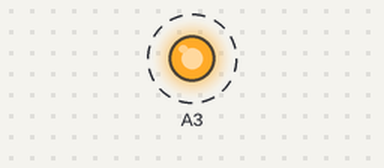
Bench run of a sketch on a simulated STM32 Nucleo. Parts: output pins drawn as LEDs (lit = HIGH). Dashed ring = blinking.

Above: at 0.5 s.
Timing chart, 0 to 4.6 s (numbered marks = the images above):
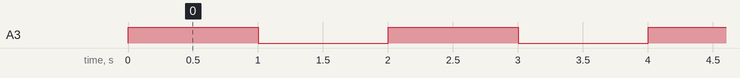

Measured:
- by itself, A3: alternates HIGH for 1.0 s and LOW for 1.0 s

The sketch:

01_Practica_MCU_Registros.ino
```cpp
/*
 * Nombre: Blinking LED using registers
 * Descripcion: Utilizando la NUCLEO-L031K6 encenderemos el LED PB3 utilizando solo los registros
 *
 */

void setup()
{
  // Habilitar el reloj del GPIOB
  // Es necesario habilitar el reloj del periferico, ya que si no este no funcionara correctamente.
  RCC->IOPENR |= (1 << 1);

  // La siguiente parte seccion sera configurar el puerto PB3
  // como salida digital utilizando los registros del MCU
  // En arduino, esto seria el equivalente a utilizar pinMode(13, OUTPUT)

  // Configurar el PB3 como salida
  // MODER REG: bit 7:0 Y bit 6:1
  GPIOB->MODER |= (1 << 6);
  GPIOB->MODER &= ~(1 << 7);

  // Tipo de salida
  // OTYPER REG: bit 3:1
  GPIOB->OTYPER &= ~(1 << 3);

  // Configurar la velocidad
  // OSPEEDR REG: bit 6:0 Y bit 7:0
  GPIOB->OSPEEDR &= ~(1 << 6);
  GPIOB->OSPEEDR &= ~(1 << 7);

  // No pull down/up
  // PUPDR REG: bit 6:0 Y bit 7:0
  GPIOB->PUPDR &= ~(1 << 6);
  GPIOB->PUPDR &= ~(1 << 7);

  // PB3 en estado bajo (LOW)
  // ODR REG: bit 3:0
  GPIOB->ODR &= ~(1 << 3);

}

void loop()
{
  // Cambiar el estado del pin
  GPIOB->ODR ^= (1 << 3);

  // Retraso de 1 segundo (1000 mS)
  delay(1000);
}
```
